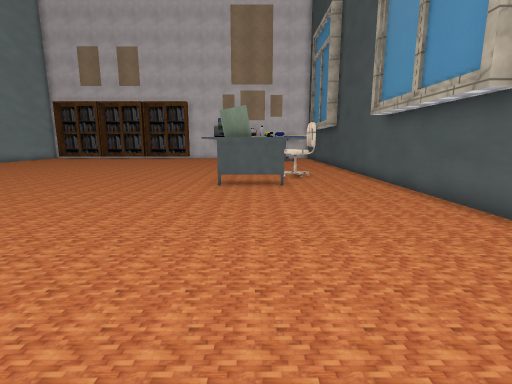
[1] (above)

17 first-person views from a walk through a 3-D level made in the Unity game engine. The camera is 1.5 m above the floor, tilts 10° down and sees 85° across. The floor is counted in squares, 1 m on a side. Each view is taken from the middle of a square. On the plan, view 1 faces up. The plan holds only what a view shows up to about 14 squares ahead; the rest is blank. The player character is not drawn. Some surface patterns are stand-ins.

[2]
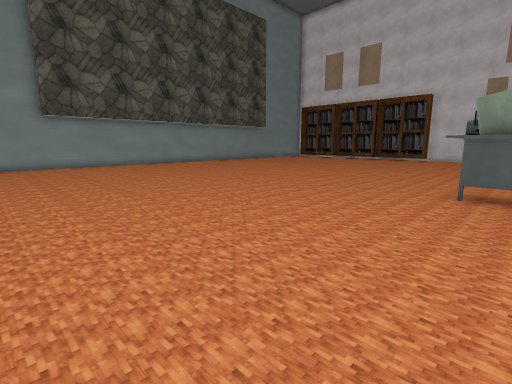

[3]
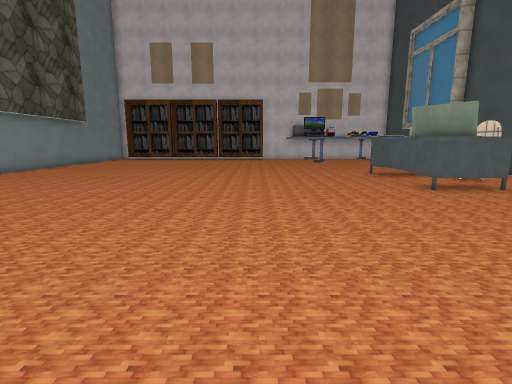

[4]
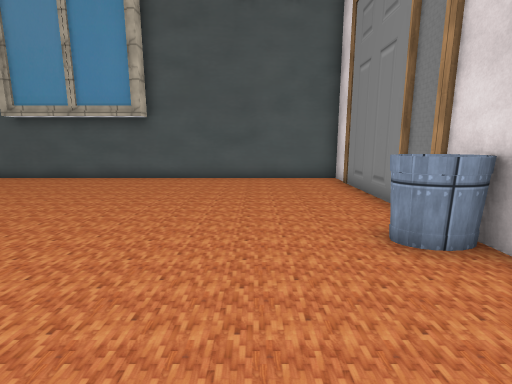

[5]
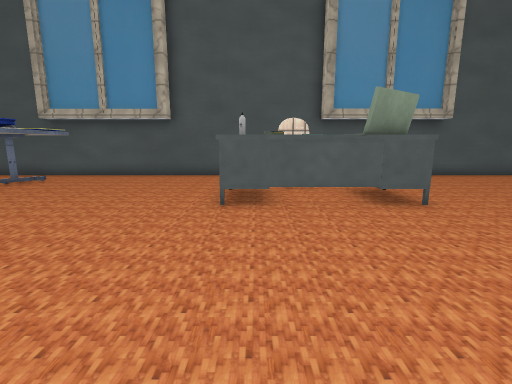

[6]
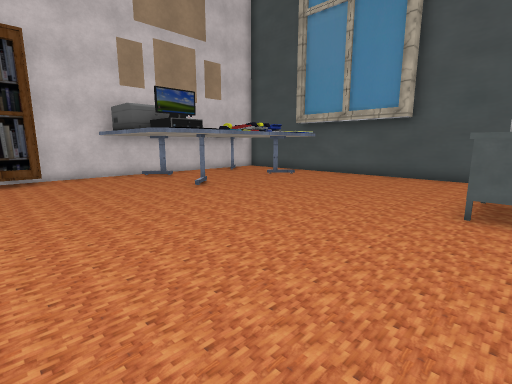

[7]
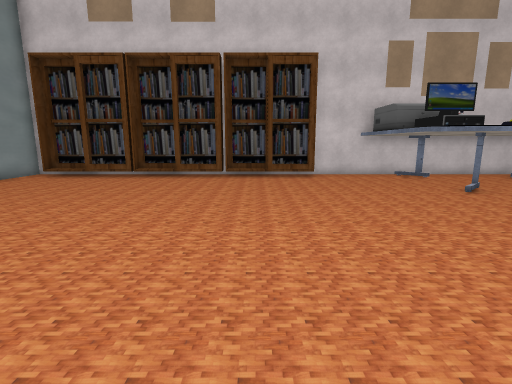

[8]
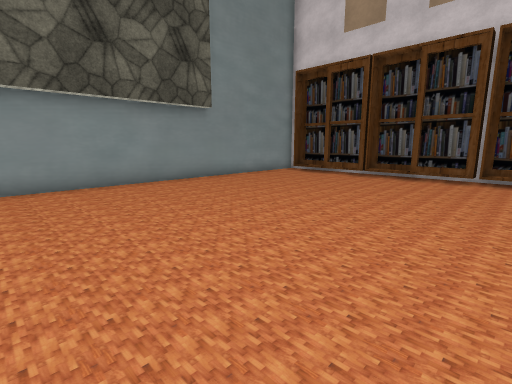

[9]
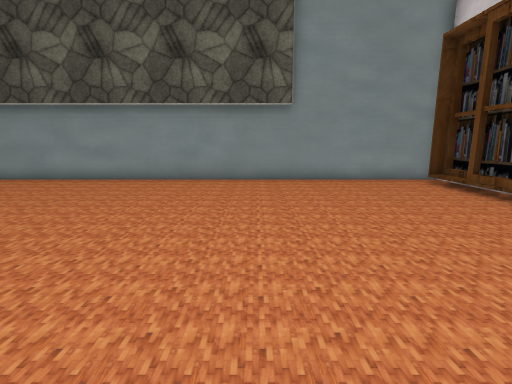

[10]
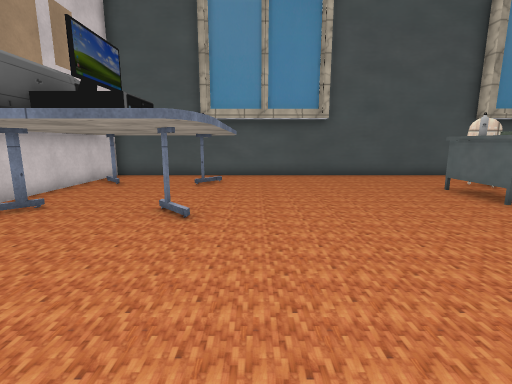

[11]
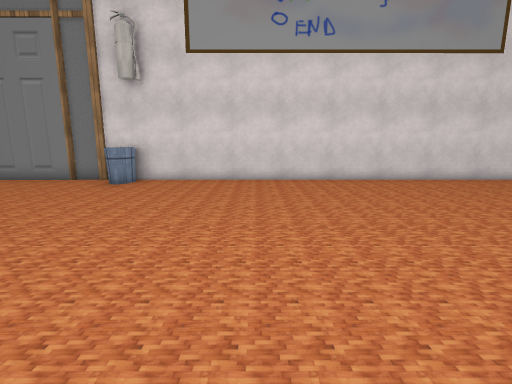

[12]
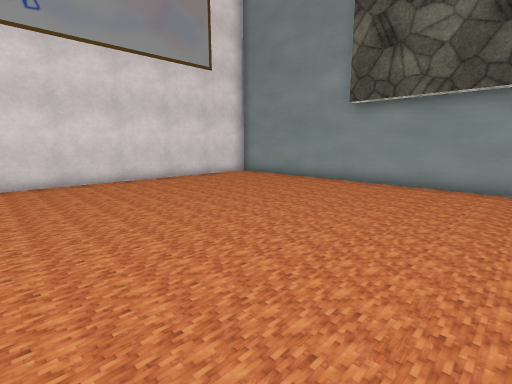

[13]
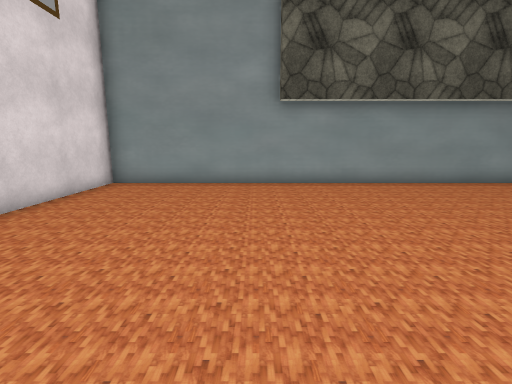

[14]
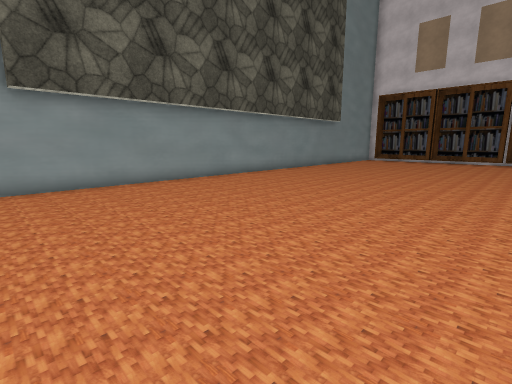

[15]
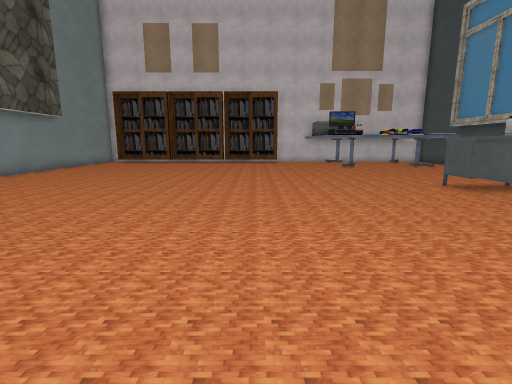

[16]
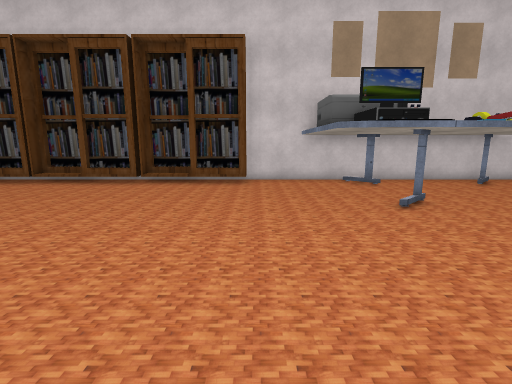

[17]
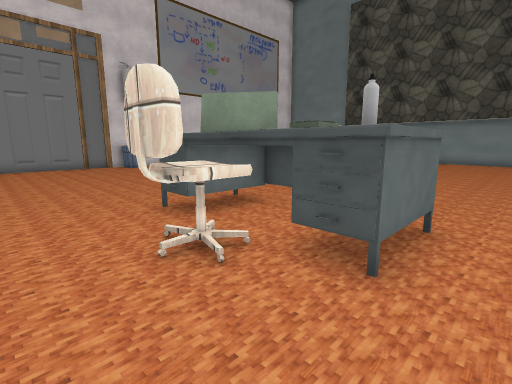

### Floor plan
Key: @ floor where view 1 was taken; # wall or solid block; x gap in a wall; . floor; C chair; B bin; O other object.
Columns run from 20 left of view 1 to 5 right of it. Each row starts with its distance up from view 1.
 28 ##       ##   ############
 27 ##OOOOOOOOOOOO....x......#
 26 #..................... ..#
 25 #........................#
 24 #........................#
 23 #.................O...O..#
 22 #........................#
 21 #........................#
 20 #........................#
 19 #........................#
 18 #........................#
 17 #........................#
 16 #........................#
 15 #..................OOO...#
 14 #..................OOO...#
 13 #..................OOCC..#
 12 #..................O CC..#
 11 #..................OOO...#
 10 #..................OOO...#
  9 #........................#
  8 #........................#
  7 #........................#
  6 #........................#
  5 #........................#
  4 #........................#
  3 #........................#
  2 #........................#
  1 #........................#
  0 #...................@....#
 -1 #................B.......#
 -2 #................B.......#
 -3 ##########################

Positions as (right, up) in squares from view 1, and headings:
1: (0, 0), facing up
2: (0, 1), facing up-left
3: (-7, 1), facing up
4: (-7, 1), facing right
5: (-8, 14), facing right
6: (-8, 14), facing up-right
7: (-9, 14), facing up
8: (-9, 14), facing up-left
9: (-8, 20), facing left
10: (-8, 21), facing right
11: (-8, 9), facing down
12: (-9, 9), facing down-left
13: (-9, 3), facing left
14: (-9, 3), facing up-left
15: (-8, 5), facing up
16: (-6, 16), facing up
17: (4, 16), facing down-left
